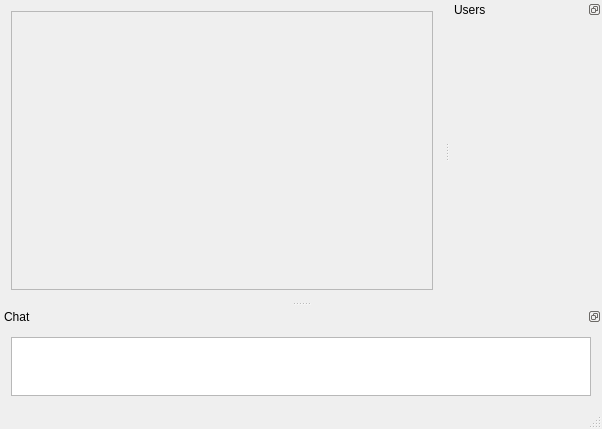
<?xml version="1.0" encoding="UTF-8"?>
<ui version="4.0">
 <class>MainWindow</class>
 <widget class="QMainWindow" name="MainWindow">
  <property name="geometry">
   <rect>
    <x>0</x>
    <y>0</y>
    <width>602</width>
    <height>429</height>
   </rect>
  </property>
  <property name="windowTitle">
   <string>K-4U Chat</string>
  </property>
  <property name="styleSheet">
   <string notr="true"/>
  </property>
  <widget class="QWidget" name="centralWidget">
   <layout class="QHBoxLayout" name="horizontalLayout_2">
    <item>
     <widget class="QScrollArea" name="scrollArea">
      <property name="sizePolicy">
       <sizepolicy hsizetype="Preferred" vsizetype="Preferred">
        <horstretch>0</horstretch>
        <verstretch>0</verstretch>
       </sizepolicy>
      </property>
      <property name="verticalScrollBarPolicy">
       <enum>Qt::ScrollBarAsNeeded</enum>
      </property>
      <property name="horizontalScrollBarPolicy">
       <enum>Qt::ScrollBarAlwaysOff</enum>
      </property>
      <property name="widgetResizable">
       <bool>true</bool>
      </property>
      <widget class="client::chatBox" name="chatbox">
       <property name="geometry">
        <rect>
         <x>0</x>
         <y>0</y>
         <width>429</width>
         <height>259</height>
        </rect>
       </property>
       <property name="sizePolicy">
        <sizepolicy hsizetype="Preferred" vsizetype="Preferred">
         <horstretch>0</horstretch>
         <verstretch>0</verstretch>
        </sizepolicy>
       </property>
      </widget>
     </widget>
    </item>
   </layout>
  </widget>
  <widget class="QStatusBar" name="statusBar"/>
  <widget class="QDockWidget" name="userDock">
   <property name="minimumSize">
    <size>
     <width>148</width>
     <height>122</height>
    </size>
   </property>
   <property name="features">
    <set>QDockWidget::DockWidgetFloatable|QDockWidget::DockWidgetMovable</set>
   </property>
   <property name="allowedAreas">
    <set>Qt::BottomDockWidgetArea|Qt::LeftDockWidgetArea|Qt::RightDockWidgetArea</set>
   </property>
   <property name="windowTitle">
    <string>Users</string>
   </property>
   <attribute name="dockWidgetArea">
    <number>2</number>
   </attribute>
   <widget class="QWidget" name="dockWidgetContents_2">
    <layout class="QHBoxLayout" name="horizontalLayout">
     <item>
      <widget class="QScrollArea" name="scrollArea_2">
       <property name="minimumSize">
        <size>
         <width>130</width>
         <height>0</height>
        </size>
       </property>
       <property name="frameShape">
        <enum>QFrame::NoFrame</enum>
       </property>
       <property name="frameShadow">
        <enum>QFrame::Plain</enum>
       </property>
       <property name="lineWidth">
        <number>0</number>
       </property>
       <property name="widgetResizable">
        <bool>true</bool>
       </property>
       <widget class="client::clsUserList" name="userList">
        <property name="geometry">
         <rect>
          <x>0</x>
          <y>0</y>
          <width>130</width>
          <height>240</height>
         </rect>
        </property>
       </widget>
      </widget>
     </item>
    </layout>
   </widget>
  </widget>
  <widget class="QMenuBar" name="menuBar">
   <property name="geometry">
    <rect>
     <x>0</x>
     <y>0</y>
     <width>602</width>
     <height>23</height>
    </rect>
   </property>
  </widget>
  <widget class="QDockWidget" name="chatDock">
   <property name="maximumSize">
    <size>
     <width>524287</width>
     <height>100</height>
    </size>
   </property>
   <property name="features">
    <set>QDockWidget::DockWidgetFloatable|QDockWidget::DockWidgetMovable</set>
   </property>
   <property name="allowedAreas">
    <set>Qt::BottomDockWidgetArea|Qt::TopDockWidgetArea</set>
   </property>
   <property name="windowTitle">
    <string>Chat</string>
   </property>
   <attribute name="dockWidgetArea">
    <number>8</number>
   </attribute>
   <widget class="QWidget" name="chatDock_Widget">
    <layout class="QHBoxLayout" name="horizontalLayout_3">
     <item>
      <widget class="client::chatInput" name="mChatInput">
       <property name="minimumSize">
        <size>
         <width>0</width>
         <height>35</height>
        </size>
       </property>
       <property name="verticalScrollBarPolicy">
        <enum>Qt::ScrollBarAlwaysOff</enum>
       </property>
       <property name="horizontalScrollBarPolicy">
        <enum>Qt::ScrollBarAlwaysOff</enum>
       </property>
       <property name="lineWrapMode">
        <enum>QPlainTextEdit::NoWrap</enum>
       </property>
      </widget>
     </item>
    </layout>
   </widget>
  </widget>
 </widget>
 <layoutdefault spacing="6" margin="11"/>
 <customwidgets>
  <customwidget>
   <class>client::chatBox</class>
   <extends>QWidget</extends>
   <header>chatbox.h</header>
   <container>1</container>
  </customwidget>
  <customwidget>
   <class>client::chatInput</class>
   <extends>QPlainTextEdit</extends>
   <header>chatinput.h</header>
  </customwidget>
  <customwidget>
   <class>client::clsUserList</class>
   <extends>QWidget</extends>
   <header>desktop/clsuserlist.h</header>
   <container>1</container>
  </customwidget>
 </customwidgets>
 <resources/>
 <connections/>
</ui>
